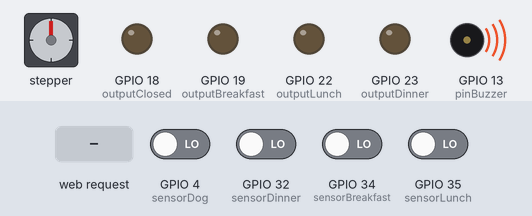
The sketch below on a simulated ESP32. Shown: stepper motor, output pins drawn as LEDs (lit = HIGH), buzzer (waves = sounding, pin HIGH). Wiring (inferred from the names in the program): stepper motor (200 steps per turn assumed): coils GPIO 27, GPIO 26, GPIO 25, GPIO 33. Inputs (shaded band) come from the test bench; at power-on: GPIO 4 (sensorDog), GPIO 32 (sensorDinner), GPIO 34 (sensorBreakfast), GPIO 35 (sensorLunch) LOW. WiFi joins after 1.5 s; servers stay silent unless stated; pins used as bus, display or sensor lines are not drawn; what the sketch prints to the serial monitor is not drawn.

Above: at 2.7 s.
2.8 s: HTTP request GET /Dinner received
At 3.3 s:
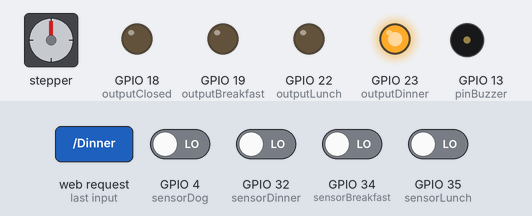
At 4.5 s:
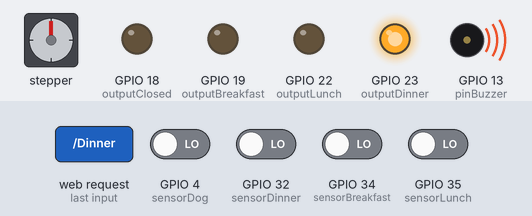
5.8 s: HTTP request GET /Lunch received
At 7.21 s:
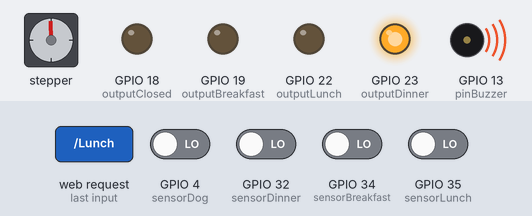
Timing chart, 0 to 23.8 s (numbered marks = the images above; inputs shaded):
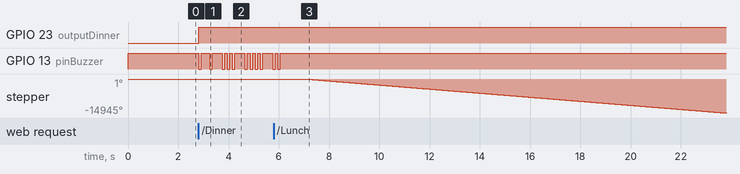

Measured:
- after the input at 2.8 s, GPIO 23 (outputDinner): LOW → HIGH at once; GPIO 13 (pinBuzzer): HIGH → LOW at once, → HIGH 0.10 s later, → LOW 0.35 s later, → HIGH 0.10 s later, … (19 changes in this stretch)
- after the input at 5.8 s, stepper: keeps turning counter-clockwise at about 893°/s, starting after 1.3 s

The sketch:

SmartFeeder.ino
```cpp
#include <WiFi.h>
#include <WiFiClient.h>
#include <math.h>
#include <WiFiAP.h>


const char* ssid = "..."; //put your SSID here
const char* password = "..."; //put your Wi-Fi password here


WiFiServer server(80);

//Website auto refresh variables
bool autoRefresh = 0;
String StanAutoRefresh;

//Variable to store the HTTP request
String header;
//Variable to store current position of doors
String position;

int onlyOnce = 0;

//Statistics variables
int totalCount = 0;
int dinnerCount= 0;
int lunchCount = 0;
int breakfastCount = 0;
String StanDogAround;


//PIN assignment
//Sensors
const int sensorBreakfast = 34;
const int sensorLunch = 35;
const int sensorDinner = 32;
const int sensorDog = 4;

//Diodes
const int outputClosed = 18;
const int outputBreakfast = 19;
const int outputLunch = 22;
const int outputDinner = 23;

//Buzzer
const int pinBuzzer = 13;

//Electric motor
const int stepperPIN_1 = 27; //IN1
const int stepperPIN_2 = 26; //IN2
const int stepperPIN_3 = 25; //IN3
const int stepperPIN_4 = 33; //IN4


//Current time
unsigned long currentTime = millis();
//Previous time
unsigned long previousTime = 0;
//Define timeout time in milliseconds
const long timeoutTime = 2000;

void setup() {

  Serial.begin(115200);
  pinMode(outputClosed, OUTPUT);
  pinMode(outputBreakfast, OUTPUT);
  pinMode(outputLunch, OUTPUT);
  pinMode(outputDinner, OUTPUT);

  pinMode (pinBuzzer,OUTPUT);

  pinMode(stepperPIN_1, OUTPUT);
  pinMode(stepperPIN_2, OUTPUT);
  pinMode(stepperPIN_3, OUTPUT);
  pinMode(stepperPIN_4, OUTPUT);

  pinMode(sensorBreakfast, INPUT);
  pinMode(sensorLunch, INPUT);
  pinMode(sensorDinner, INPUT);
  pinMode(sensorDog, INPUT);

  digitalWrite(outputClosed, LOW);
  digitalWrite(outputBreakfast, LOW);
  digitalWrite(outputLunch, LOW);
  digitalWrite(outputDinner, LOW);
  digitalWrite(pinBuzzer, HIGH);

  //Connect to Wi-Fi network with SSID and password
  Serial.print("Connecting to ");
  Serial.println(ssid);
  WiFi.begin(ssid, password);
  while (WiFi.status() != WL_CONNECTED) {
    delay(500);
    Serial.print(".");
  }
  //Print local IP address and start web server
  Serial.println("");
  Serial.println("WiFi connected.");
  Serial.println("IP address: ");
  Serial.println(WiFi.localIP());
  server.begin();

  //Sensor interrupts
  attachInterrupt(digitalPinToInterrupt(sensorBreakfast), Check, CHANGE);
  attachInterrupt(digitalPinToInterrupt(sensorLunch), Check, CHANGE);
  attachInterrupt(digitalPinToInterrupt(sensorDinner), Check, CHANGE);
}

//Communication with a client
void loop()
{
  WiFiClient client = server.available();   //Listen for incoming clients


  if (client) {                             //If a new client connects,
    currentTime = millis();
    previousTime = currentTime;
    Serial.println("New Client.");          //print a message out in the serial port
    String currentLine = "";                //make a String to hold incoming data from the client
    while (client.connected() && currentTime - previousTime <= timeoutTime) {  // loop while the client's connected
      currentTime = millis();
      if (client.available()) {             //if there's bytes to read from the client
        char c = client.read();
        Serial.write(c);
        header += c;
        if (c == '\n') {                    //if the byte is a newline character
          //if the current line is blank, you got two newline characters in a row.
          //that's the end of the client HTTP request, so send a response:
          if (currentLine.length() == 0) {
            //HTTP headers always start with a response code (e.g. HTTP/1.1 200 OK)
            //and a content-type so the client knows what's coming, then a blank line:
            client.println("HTTP/1.1 200 OK");
            client.println("Content-type:text/html");
            client.println("Connection: close");
            client.println();


            //Turning on the diodes
            if (header.indexOf("GET /Dinner") >= 0) {
              Serial.println("Level Dinner open");
              dinnerCount++;
              go_DINNER();
              digitalWrite(outputDinner, HIGH);
              digitalWrite(outputLunch, LOW);
              digitalWrite(outputBreakfast, LOW);
              digitalWrite(outputClosed, LOW);
              Buzzer();
            } else if (header.indexOf("GET /Lunch") >= 0) {
              Serial.println("Level Lunch open");
              lunchCount++;
              go_LUNCH();
              digitalWrite(outputDinner, LOW);
              digitalWrite(outputLunch, HIGH);
              digitalWrite(outputBreakfast, LOW);
              digitalWrite(outputClosed, LOW);
              Buzzer();
            } else if (header.indexOf("GET /Breakfast") >= 0) {
              Serial.println("Level Breakfast open");
              breakfastCount++;
              go_BREAKFAST();
              digitalWrite(outputDinner, LOW);
              digitalWrite(outputLunch, LOW);
              digitalWrite(outputBreakfast, HIGH);
              digitalWrite(outputClosed, LOW);
              Buzzer();
            } else if (header.indexOf("GET /Closed") >= 0) {
              Serial.println("Smart feeder Closed");
              go_CLOSED();
              digitalWrite(outputDinner, LOW);
              digitalWrite(outputLunch, LOW);
              digitalWrite(outputBreakfast, LOW);
              digitalWrite(outputClosed, HIGH);
            }

            totalCount = dinnerCount + lunchCount + breakfastCount;

            //If auto refreshing
            if (header.indexOf("GET /autorefresh") >= 0) {
              autoRefresh = !autoRefresh;
            }


          //Checking the sensors state
          for(onlyOnce = 0 ; onlyOnce < 1 ; onlyOnce++)
          {
              if ( digitalRead(sensorDinner)==HIGH && digitalRead(sensorLunch)==HIGH && digitalRead(sensorBreakfast)==HIGH )
              {
                setClosed();
              }
              if ( digitalRead(sensorDinner)==HIGH && digitalRead(sensorLunch)==HIGH && digitalRead(sensorBreakfast)==LOW )
              {
                setBreakfast();
              }
              if ( digitalRead(sensorDinner)==HIGH && digitalRead(sensorLunch)==LOW && digitalRead(sensorBreakfast)==LOW )
              {
                setLunch();
              }
              if ( digitalRead(sensorDinner)==LOW && digitalRead(sensorLunch)==LOW && digitalRead(sensorBreakfast)==LOW)
              {
                setDinner();
              }
          }


          if (autoRefresh==1)
          {
            StanAutoRefresh = "On";
          }
          else
          {
            StanAutoRefresh = "Off";
          }

          if (digitalRead(sensorDog)==LOW)
          {
            StanDogAround = "Yes";
          }
          if (digitalRead(sensorDog)==HIGH)
          {
            StanDogAround = "No";
          }


            //Display the HTML web page
            client.println("<!DOCTYPE html>");
            client.println("<html>");
            client.println("<head>");
            client.println("<meta name=\"viewport\" content=\"width=device-width, initial-scale=1\">");
            client.println("<script>");
            client.println("");


            //Auto Refreshing
            if(autoRefresh==1)
            {
            client.println("function myFunction() { document.getElementById(\"ref\").click();}");
            client.println("setInterval(function(){myFunction()}, 4000)   ");
            }


            //timer (Working:____)
            client.println("");
            client.println("var CzasOdniesienia = new Date().getTime();");
            client.println("    ");
            client.println("var x = setInterval(function() { ");
            client.println("");
            client.println("var Czas = new Date().getTime();");
            client.println("var Roznicaczasu = Czas-CzasOdniesienia;");
            client.println("    ");
            client.println("  var godziny = Math.floor((Roznicaczasu % (1000 * 60 * 60 * 24)) / (1000 * 60 * 60));");
            client.println("  var minuty = Math.floor((Roznicaczasu % (1000 * 60 * 60)) / (1000 * 60));");
            client.println("  var sekundy = Math.floor((Roznicaczasu % (1000 * 60)) / 1000);");
            client.println("    ");
            client.println("  document.getElementById(\"counter\").innerHTML = godziny + \"h \" + minuty + \"m \" + sekundy + \"s\"; ");
            client.println("    }, 1000); ");
            client.println("    ");

            client.println("</script>");


            //<!-- CSS part of code -->
            client.println("<style>");
            //Global settings
            client.println("html { font-family: fantasy; display: inline-block; margin: 1px auto; text-align: center;}");
            client.println("#gradient1 {height: 1100px; background-color: white; background-image: linear-gradient(to right, rgba(194, 178, 128,1), rgba(194, 178, 128,1)); }");

            //classes
            client.println(" .ButtonStandard { background-color: rgba(245, 222, 179,1); color: black; padding: 18px 25px; text-align: center; font-size: 20px;  cursor: pointer;border-radius: 1px; border: 3px solid black; width: 140px; opacity: 1;}");
            client.println(".ButtonSpecial { background-color: rgba(245, 222, 179,1); color: black; padding: 22px 25px; text-align: center; font-size: 33px; margin:3px; cursor: pointer;border-radius: 1px; border: 3px solid black; width: 170px; opacity: 1;}");
            client.println(".ButtonAuto { background-color: rgba(245, 222, 179,1);  color: black; padding: 4px 25px; text-decoration: none ; text-align: center; font-size: 13px; margin:3px cursor: pointer;border-radius: 1px; border: 3px solid black; width: 150px; opacity: 1;}");

            client.println(".ButtonStandardThis:hover { background-color: rgba(160, 82, 45,1); color: white; width: 200px; opacity: 1;}");
            client.println(".ButtonSpecialThis:hover {background-color: rgba(218, 165, 32,1); color: white; width: 230px; opacity: 1;} ");
            client.println(".ButtonAutoThis:hover {  background-color: rgba(160, 82, 45,1); color: white; width: 210px; opacity: 1;} ");


            client.println(".Frame {border: 10px double black; border-radius: 5px; background: lightblue; max-width:530px; margin: auto; margin-top:1px}");

            client.println(".DoorPosition{max-width:300px; margin: auto; border: 5px double #000000; border-radius: 1px;}");

            client.println(".Background{background: rgb(100,207,193);");
            client.println("background: linear-gradient(90deg, rgba(205, 127, 50,1) 5%, rgba(210, 125, 45,1) 50%, rgba(123, 63, 0,1) 95%);}");


            client.println(".SpecialText{text-align: center; max-width:530px; margin: auto; margin-top:3px; margin-left:0}");


            client.println("a { color: inherit; text-decoration: inherit;} ");

            client.println(" legend {");
            client.println("background-color: rgba(210, 125, 45,1);");
            client.println("color: black;");
            client.println("padding: 5px 10px;");
            client.println("}");

            client.println("fieldset {");
            client.println("background-color: rgba(245, 222, 179,1);");
            client.println(" color:  black;");
            client.println("}");


            client.println("</style>");
            client.println("</head>");


            //<!-- HTML part of code -->
            client.println("<body class=\"Background\" > ");

            //<!-- first section -->
            client.println("<section class=\"Frame\" id=\"gradient1\">");
            client.println("<h1> <font size=\"6\"> Welcome to Smart Feeder </font> </h1>");
            client.println("<p>Here you can change current door position and much more</p>");
            client.println("<p>Simply press one of the buttons and see what things can happen</p>");
            client.println("<p>Refresh door position by clicking on it</p>");


            client.println("<p> > > > <a href=\"/Dinner\"><button class=\"ButtonStandard ButtonStandardThis\">Dinner</button></a> < <  < </p>");
            client.println("<p> > > > <a href=\"/Lunch\"><button class=\"ButtonStandard ButtonStandardThis\">Lunch</button></a> < < < </p>");
            client.println("<p> > > > <a href=\"/Breakfast\"><button class=\"ButtonStandard ButtonStandardThis\">Breakfast</button></a> < < < </p>");
            client.println("<p> > > > <a href=\"/Closed\"><button class=\"ButtonStandard ButtonStandardThis\">Closed</button></a> < < < </p>");

            //Door position
            client.println("<p><fieldset class=\"DoorPosition\">");
            client.println("<legend>Current door position</legend>");
            client.println("<a href=\"/ref\"><font id=\"ref\" size=\"5\" color=black>"+(String)position+"</font><br /></a>");
            client.println("</fieldset></p>");

            //Extra button which refers to given link
            client.println(" > > > <a href=\"/spec\"><button class=\"ButtonSpecial ButtonSpecialThis\" onclick=\"window.open('https://www.littlecooperbear.com/hound/2017/5/15/dog-nutrition-facts');\" >EXTRA</button></a>  < < < ");
            client.println("</fieldset></p>");


            //Statistics
            client.println("<p class=\"SpecialText\">STATISCTICS:&nbsp;&nbsp; </p>");
            client.println("<p class=\"SpecialText\">Working:&nbsp;&nbsp;<p1 id=\"counter\">0m 0s</p1></p>");
            client.println("<p class=\"specialtext\">Auto Refreshing:&nbsp;&nbsp;"+(String)StanAutoRefresh+"</p>");
            client.println("<p class=\"SpecialText\">Is dog around?:&nbsp;&nbsp;"+(String)StanDogAround+"</p>");
            client.println("<p class=\"SpecialText\">Number of door moves:&nbsp;&nbsp;"+(String)totalCount+"</p>");
            client.println("<p class=\"SpecialText\">Number of openings (Dinner):&nbsp;&nbsp;"+(String)dinnerCount+"</p>");
            client.println("<p class=\"SpecialText\">Number of openings (Lunch):&nbsp;&nbsp;"+(String)lunchCount+"</p>");
            client.println("<p class=\"SpecialText\">Number of openings (Breakfast):&nbsp;&nbsp;"+(String)breakfastCount+"</p>");
            client.println("</fieldset></p>");

            //Auto Refresh button
            client.println("> > > <a href=\"/autorefresh\"><button class=\"ButtonAuto ButtonAutoThis\"> Auto Refresh </button></a> < < <");
            client.println("</fieldset></p>");
            //Single Refresh button
            client.println("> > > <a href=\"/refresh\"><button class=\"ButtonAuto ButtonAutoThis\"> Single Refresh </button></a> < < <");

            client.println("</section>");

            client.println("</body></html>");


            client.println("");


            //The HTTP response ends with another blank line
            client.println();
            //Break out of the while loop
            break;
          } else { //if you got a newline, then clear currentLine
            currentLine = "";
          }
        } else if (c != '\r') {  //if you got anything else but a carriage return character,
          currentLine += c;      //add it to the end of the currentLine
        }
      }
    }


    //Clear the header variable
    header = "";
    //Close the connection
    client.stop();
    Serial.println("Client disconnected.");
    Serial.println("");
  }
}


//Methods

//Sensor position methods
void setDinner(){
  position = "Dinner";
}

void setLunch(){
  position = "Lunch";
}

void setBreakfast(){
  position = "Breakfast";
}

void setClosed(){
  position = "Closed";
}

//Checking the sensor states
void Check(){
  if ( digitalRead(sensorDinner)==HIGH && digitalRead(sensorLunch)==HIGH && digitalRead(sensorBreakfast)==HIGH )
      {
       setClosed();
      }
  if ( digitalRead(sensorDinner)==HIGH && digitalRead(sensorLunch)==HIGH && digitalRead(sensorBreakfast)==LOW )
      {
      setBreakfast();
      }
  if ( digitalRead(sensorDinner)==HIGH && digitalRead(sensorLunch)==LOW && digitalRead(sensorBreakfast)==LOW )
      {
      setLunch();
      }
  if ( digitalRead(sensorDinner)==LOW && digitalRead(sensorLunch)==LOW && digitalRead(sensorBreakfast)==LOW)
      {
      setDinner();
      }
}


//Buzzer function
void Buzzer(){
  int i=0;
  for (i=0;i<1;i++)
  {
    digitalWrite(pinBuzzer, LOW); //właczenie
    delay(100);
    digitalWrite(pinBuzzer, HIGH); //wylaczenie
    delay(350);
    digitalWrite(pinBuzzer, LOW);
    delay(100);
    digitalWrite(pinBuzzer, HIGH);
    delay(400);

    digitalWrite(pinBuzzer, LOW);
    delay(100);
    digitalWrite(pinBuzzer, HIGH);
    delay(100);
    digitalWrite(pinBuzzer, LOW);
    delay(100);
    digitalWrite(pinBuzzer, HIGH);
    delay(100);
    digitalWrite(pinBuzzer, LOW);
    delay(100);
    digitalWrite(pinBuzzer, HIGH);
    delay(400);

    digitalWrite(pinBuzzer, LOW);
    delay(100);
    digitalWrite(pinBuzzer, HIGH);
    delay(100);
    digitalWrite(pinBuzzer, LOW);
    delay(100);
    digitalWrite(pinBuzzer, HIGH);
    delay(100);
    digitalWrite(pinBuzzer, LOW);
    delay(100);
    digitalWrite(pinBuzzer, HIGH);
    delay(100);
    digitalWrite(pinBuzzer, LOW);
    delay(100);
    digitalWrite(pinBuzzer, HIGH);
    delay(400);

    digitalWrite(pinBuzzer, LOW);
    delay(100);
    digitalWrite(pinBuzzer, HIGH);
    delay(100);
    digitalWrite(pinBuzzer, LOW);
    delay(100);
    digitalWrite(pinBuzzer, HIGH);
    delay(1000);
  }
}

//Electric motor
//SINGLE STEPS
//step1
void step_1(){
  digitalWrite(stepperPIN_1,HIGH);
  digitalWrite(stepperPIN_2,LOW);
  digitalWrite(stepperPIN_3,LOW);
  digitalWrite(stepperPIN_4,LOW);
  delay(2);
}
//step2
void step_2(){
  digitalWrite(stepperPIN_1,LOW);
  digitalWrite(stepperPIN_2,HIGH);
  digitalWrite(stepperPIN_3,LOW);
  digitalWrite(stepperPIN_4,LOW);
  delay(2);
}
//step3
void step_3(){
  digitalWrite(stepperPIN_1,LOW);
  digitalWrite(stepperPIN_2,LOW);
  digitalWrite(stepperPIN_3,HIGH);
  digitalWrite(stepperPIN_4,LOW);
  delay(2);
}
//step4
void step_4(){
  digitalWrite(stepperPIN_1,LOW);
  digitalWrite(stepperPIN_2,LOW);
  digitalWrite(stepperPIN_3,LOW);
  digitalWrite(stepperPIN_4,HIGH);
  delay(2);
}

//MOVING UP
void steps_DOWN(){
  step_4();
  step_3();
  step_2();
  step_1();
}
//MOVING DOWN
void steps_UP(){
  step_1();
  step_2();
  step_3();
  step_4();
}


//Door movement methods
void go_CLOSED(){
  if(position=="Closed"){Serial.println("Door Already Closed");}
  else {
      while(1){
            steps_DOWN();
            if(position=="Closed"){
              int liczclos=0;
              for(liczclos=0; liczclos<=1200; liczclos++)
              {
                steps_DOWN();
              }
              break;}}
  }
}

void go_BREAKFAST(){
  if(position=="Breakfast"){Serial.println("Door Already open on Breakfast");}
  else {
      if(position=="Closed"){
        while(1){
                  steps_UP();
                  if(position=="Breakfast"){
                    int liczbreak=0;
                    for(liczbreak=0; liczbreak<=200; liczbreak++)
                    {
                      steps_UP();
                    }
                    break;}}
            }
      if(position=="Lunch"){
        while(1){
                  steps_DOWN();
                  if(position=="Breakfast"){
                    int liczbreak=0;
                    for(liczbreak=0; liczbreak<=1200; liczbreak++)
                    {
                      steps_DOWN();
                    }
                    break;}}
            }
      if(position=="Dinner"){
        while(1){
                  steps_DOWN();
                  if(position=="Breakfast"){
                    int liczbreak=0;
                    for(liczbreak=0; liczbreak<=1200; liczbreak++)
                    {
                      steps_DOWN();
                    }
                    break;}}
            }
  }
}

void go_LUNCH(){
  if(position=="Lunch"){Serial.println("Door Already open on Lunch");}
  else {
      if(position=="Closed"){
        while(1){
                  steps_UP();
                  if(position=="Lunch"){
                    int liczlunch=0;
                    for(liczlunch=0; liczlunch<=200; liczlunch++)
                    {
                      steps_UP();
                    }
                    break;}}
            }
      if(position=="Breakfast"){
        while(1){
                  steps_UP();
                  if(position=="Lunch"){
                    int liczlunch=0;
                    for(liczlunch=0; liczlunch<=200; liczlunch++)
                    {
                      steps_UP();
                    }
                    break;}}
            }
      if(position=="Dinner"){
        while(1){
                  steps_DOWN();
                  if(position=="Lunch"){
                    int liczlunch=0;
                    for(liczlunch=0; liczlunch<=1200; liczlunch++)
                    {
                      steps_DOWN();
                    }
                    break;}}
            }
  }
}

void go_DINNER(){
  if(position=="Dinner"){Serial.println("Door Already open on Dinner");}
  else {
      if(position=="Closed"){
        while(1){
                  steps_UP();
                  if(position=="Dinner"){
                    int liczdinn=0;
                    for(liczdinn=0; liczdinn<=200; liczdinn++)
                    {
                      steps_UP();
                    }
                    break;}}
            }
      if(position=="Breakfast"){
        while(1){
                  steps_UP();
                  if(position=="Dinner"){
                    int liczdinn=0;
                    for(liczdinn=0; liczdinn<=200; liczdinn++)
                    {
                      steps_UP();
                    }
                    break;}}
            }
      if(position=="Lunch"){
        while(1){
                  steps_UP();
                  if(position=="Dinner"){
                    int liczdinn=0;
                    for(liczdinn=0; liczdinn<=200; liczdinn++)
                    {
                      steps_UP();
                    }
                    break;}}
            }
  }
}
```
